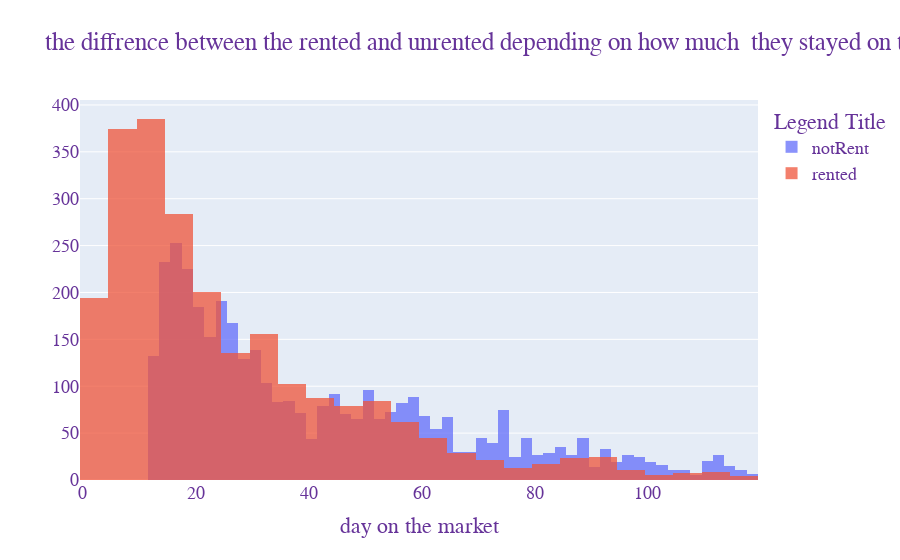

Notebook code cell kept with this figure:
### Markdown cell above
the problem with this feature is since i webscrape every day for 12 days
if there is an apartment that create  in 6/8/2022(the main data where i first starts webScraping) and it was rent  in 7/08/2022 it will be one day on market so there wont be any off market in the first 12 days (so for any new user if he/she wants to put a new apartment the ML model will predict that it will be rented )

### Code cell
offMarket1= offMarket[offMarket['onMarket'] < 120]
onMarket1= onMarket[onMarket['onMarket'] < 120]
fig = go.Figure(  )
fig.add_trace(go.Histogram( x=onMarket1['onMarket']  , name="notRent"))
fig.add_trace(go.Histogram( x=offMarket1['onMarket'] , name="rented"))
fig.update_layout(
    title="the diffrence between the rented and unrented depending on how much  they stayed on the market ",
    xaxis_title="day on the market",
    
    legend_title="Legend Title",
    font=dict(
        family="Courier New, monospace",
        size=18,
        color="RebeccaPurple"
        
    ))

# Overlay both histograms
fig.update_layout(barmode='overlay' )
# Reduce opacity to see both histograms
fig.update_traces(opacity=0.75 )
fig.show()

### Figure 1 — Plotly figure (JSON) as saved in the notebook; plotly's stock layout.template omitted (floating-point values rounded to 4 significant figures; data arrays with more than 128 entries replaced by an {"elided": "..."} marker saying what was removed)
{"data": [{"name": "notRent", "opacity": 0.75, "type": "histogram", "x": {"elided": "3798 int values"}}, {"name": "rented", "opacity": 0.75, "type": "histogram", "x": {"elided": "2352 int values"}}], "layout": {"barmode": "overlay", "font": {"color": "RebeccaPurple", "family": "Courier New, monospace", "size": 18}, "legend": {"title": {"text": "Legend Title"}}, "title": {"text": "the diffrence between the rented and unrented depending on how much  they stayed on the market "}, "xaxis": {"title": {"text": "day on the market"}}}}
